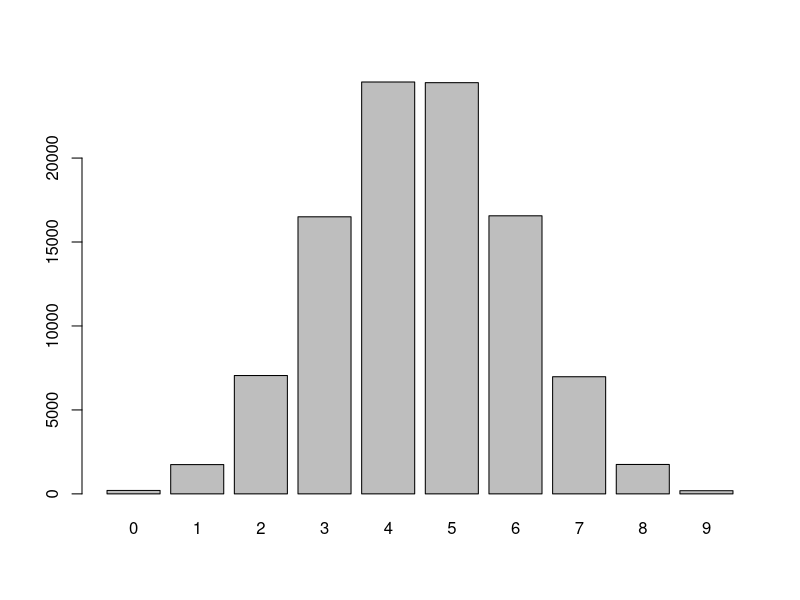
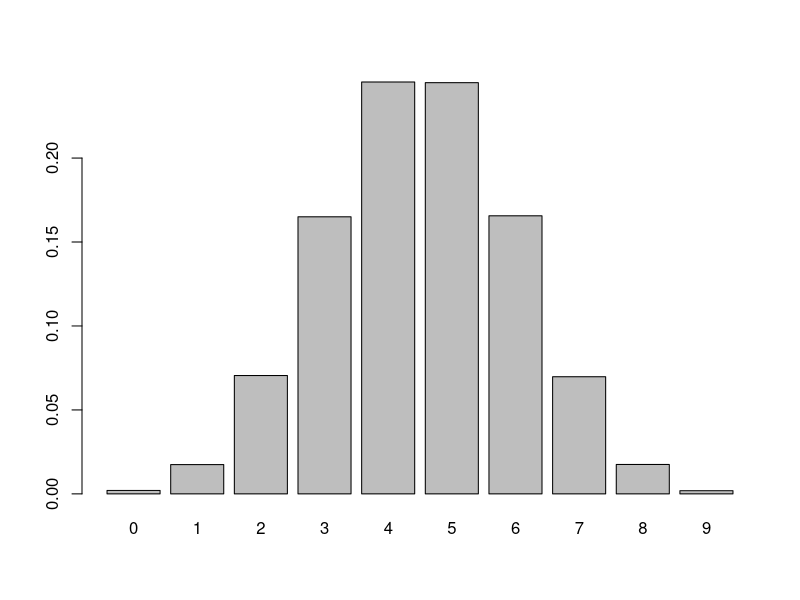

The R source for these figures, in order:
## ---- chunk 1


coin_toss_9 <- table(rbinom(n = 1, size = 9,  prob = 0.5))
coin_toss_9


## ---- chunk 2

coin_toss_100k <- table(rbinom(n = 100000, size = 9,  prob = 0.5))
coin_toss_100k

## ---- chunk 3

# Barplot Results
barplot(coin_toss_100k)

# Barplot probability
barplot(coin_toss_100k/100000)

## ---- chunk 4

StatsTest1 <- matrix(c(80,20))
StatsTest1 <- rbind(StatsTest1, margin.table(StatsTest1))
colnames(StatsTest1) <- c("Students")
rownames(StatsTest1) <- c("Pass","Fail","Marginal")

StatsTest1




## ---- chunk 5

StatsTest2 <- matrix(c(47,3,33,17), ncol = 2)
colnames(StatsTest2) <- c("College", "High School")
rownames(StatsTest2) <- c("Pass", "Fail")

StatsTest2
## ---- chunk 6

StatsTest_Prob <- StatsTest2/margin.table(StatsTest2)
StatsTest_Prob

StatsTest_Prob[,2] / sum(StatsTest_Prob[,2])


## ---- chunk 7

# assuming the other marginal total is 71 for defaults we can then fill out this matrix.
# otherwise this question is too vague or fuzzy and therefore I would clarify this in
# a real world situation.  The question was also asked in a live session, which was confirmed to
# be fuzzy.
Repo_Barclays <- matrix(c(93933, 5996, 2,69), ncol = 2)
colnames(Repo_Barclays) <- c("Not Repo","Repo")
rownames(Repo_Barclays) <- c("Pass","Fail")
  
Repo_Barclays
addmargins(Repo_Barclays)

## ---- chunk 8

Repo_Prob <- Repo_Barclays / margin.table(Repo_Barclays)
Repo_Prob

Repo_Prob[1,1]

## ---- chunk 9

Repo_Barclays
failed <- Repo_Prob[2,]/ sum(Repo_Prob[2,])

scales::percent(failed[2], accuracy = .01)


